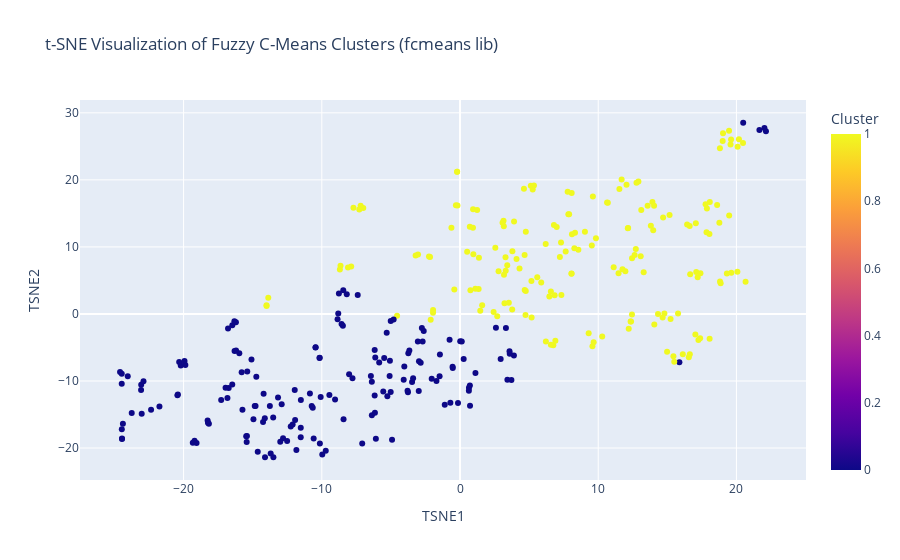

Notebook code for this chart:
### Code cell
# Define custom colors for each cluster
cluster_colors = {
    "0": "blue",  # Color for Cluster 0
    "1": "red",   # Color for Cluster 1
    "2": "green", # Color for Cluster 2 (if you have more clusters)
    # Add more colors as needed
}

# Create interactive Plotly visualization
fig = px.scatter(
    vis_df,
    x='TSNE1',
    y='TSNE2',
    color='Cluster',
    hover_data={
        'Country_Code': True,
        'Raised': ':.2f',  # Format to 2 decimal places
        'TSNE1': False,
        'TSNE2': False,
        'Cluster': False
    },
    title='t-SNE Visualization of Fuzzy C-Means Clusters (fcmeans lib)'
)

# Update hover template
fig.update_traces(
    hovertemplate="<br>".join([
        "Country Code: %{customdata[0]}",
        "Raised: %{customdata[1]}",
    ]),
    customdata=vis_df[['Country_Code', 'Raised']].values
)

# Add cluster centers (optional)
# Note: TSNE doesn't support transforming cluster centers, so this is omitted

# Save and show interactive plot
fig.write_html("clusters_visualization.html")
print("Interactive visualization saved to 'clusters_visualization.html'")
fig.show()

### Figure 1 — Plotly figure (JSON) as saved in the notebook; plotly's stock layout.template omitted (floating-point values rounded to 4 significant figures; data arrays with more than 128 entries replaced by an {"elided": "..."} marker saying what was removed)
{"data": [{"customdata": {"elided": "339x2 mixed values"}, "hovertemplate": "Country Code: %{customdata[0]}<br>Raised: %{customdata[1]}", "legendgroup": "", "marker": {"color": {"elided": "339 int values"}, "coloraxis": "coloraxis", "symbol": "circle"}, "mode": "markers", "name": "", "orientation": "v", "showlegend": false, "type": "scatter", "x": {"elided": "339 float values"}, "xaxis": "x", "y": {"elided": "339 float values"}, "yaxis": "y"}], "layout": {"autosize": true, "coloraxis": {"colorbar": {"title": {"text": "Cluster"}}, "colorscale": [[0, "#0d0887"], [0.1111, "#46039f"], [0.2222, "#7201a8"], [0.3333, "#9c179e"], [0.4444, "#bd3786"], [0.5556, "#d8576b"], [0.6667, "#ed7953"], [0.7778, "#fb9f3a"], [0.8889, "#fdca26"], [1, "#f0f921"]]}, "legend": {"tracegroupgap": 0}, "title": {"text": "t-SNE Visualization of Fuzzy C-Means Clusters (fcmeans lib)"}, "xaxis": {"anchor": "y", "autorange": true, "domain": [0, 1], "range": [-27.43, 24.96], "title": {"text": "TSNE1"}, "type": "linear"}, "yaxis": {"anchor": "x", "autorange": true, "domain": [0, 1], "range": [-25.5, 32.64], "title": {"text": "TSNE2"}, "type": "linear"}}}
